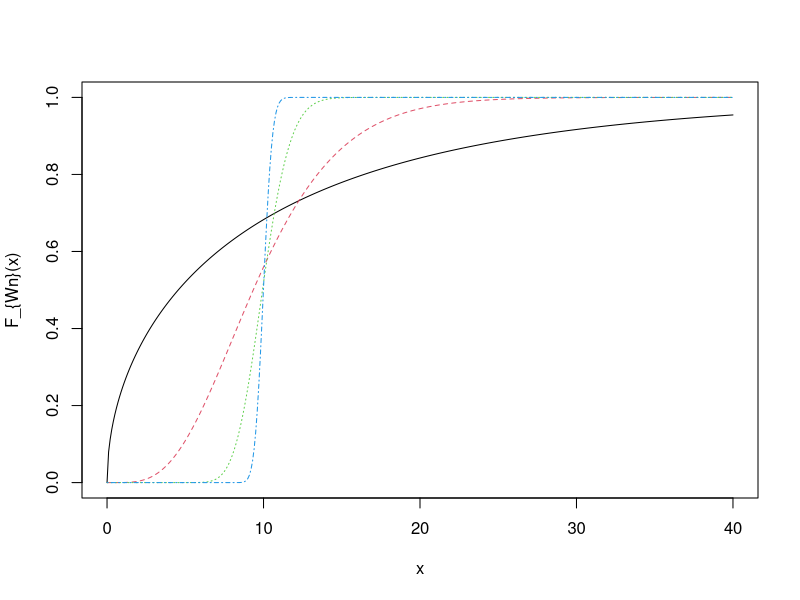
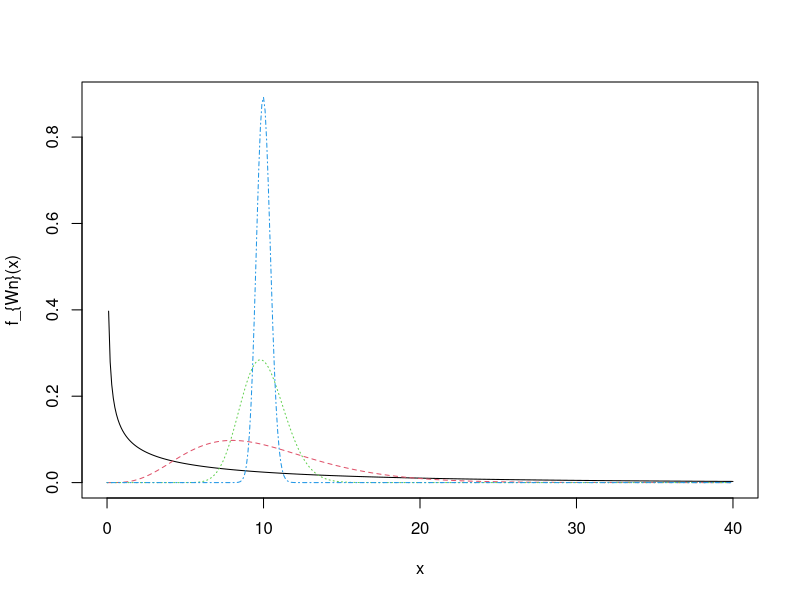
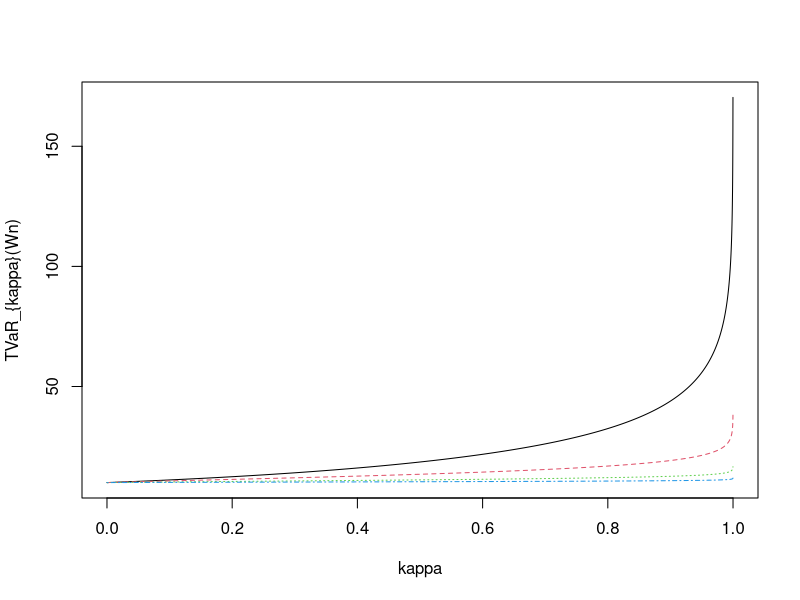
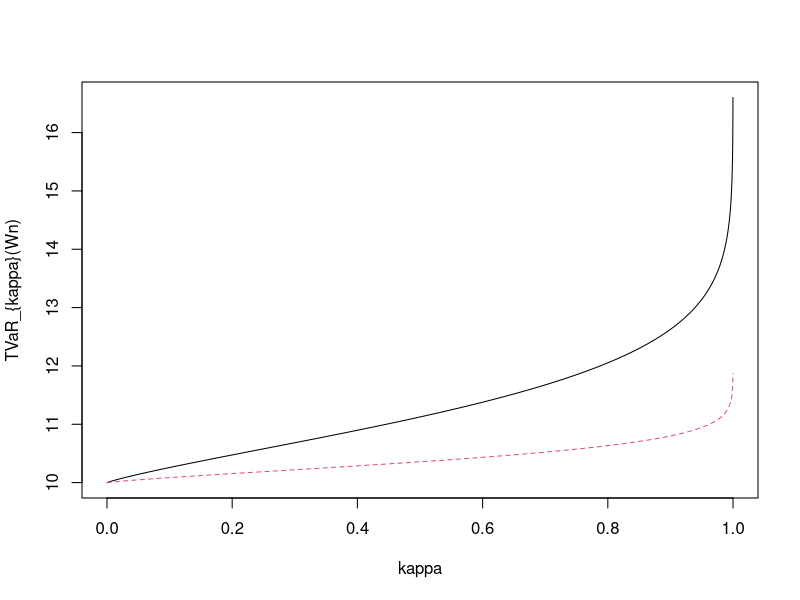

Here is the R script that generated these plots, in order:
# Cours A2021 : Act-3000
#
# Semestre : A2021
# 
# Chapitre : Mesures, Indices, Ordres stochastiques
#
# Exercice no5
#
#
# Illustration - Portefeuille de n v.a. iid
#
# S=X1+...+Xn 
# Xi se comporte comme X
# 
# Loi de X : Gamma
aa<-0.5
bb<-aa/10
#
n1<-1
n2<-10
n3<-100
n4<-1000
#
vx<-(0:400)/10
FW1<-pgamma(vx,aa*n1,bb*n1)
FW2<-pgamma(vx,aa*n2,bb*n2)
FW3<-pgamma(vx,aa*n3,bb*n3)
FW4<-pgamma(vx,aa*n4,bb*n4)
matplot(vx,cbind(FW1,FW2,FW3,FW4),type="l",xlab="x",ylab="F_{Wn}(x)")
#
vx<-(0:400)/10
fW1<-dgamma(vx,aa*n1,bb*n1)
fW2<-dgamma(vx,aa*n2,bb*n2)
fW3<-dgamma(vx,aa*n3,bb*n3)
FW4<-dgamma(vx,aa*n4,bb*n4)
matplot(vx,cbind(fW1,fW2,fW3,FW4),type="l",xlab="x",ylab="f_{Wn}(x)")
#
EX<-10
vkappa<-(1:9999)/10000
VaRW1<-qgamma(vkappa,aa*n1,bb*n1)
VaRW2<-qgamma(vkappa,aa*n2,bb*n2)
VaRW3<-qgamma(vkappa,aa*n3,bb*n3)
VaRW4<-qgamma(vkappa,aa*n4,bb*n4)
TVaRW1<-EX*(1-pgamma(VaRW1,aa*n1+1,bb*n1))/(1-vkappa)
TVaRW2<-EX*(1-pgamma(VaRW2,aa*n2+1,bb*n2))/(1-vkappa)
TVaRW3<-EX*(1-pgamma(VaRW3,aa*n3+1,bb*n3))/(1-vkappa)
TVaRW4<-EX*(1-pgamma(VaRW4,aa*n4+1,bb*n4))/(1-vkappa)
matplot(vkappa,cbind(TVaRW1,TVaRW2,TVaRW3,TVaRW4),type="l",xlab="kappa",ylab="TVaR_{kappa}(Wn)")
#
matplot(vkappa,cbind(TVaRW3,TVaRW4),type="l",xlab="kappa",ylab="TVaR_{kappa}(Wn)")
#